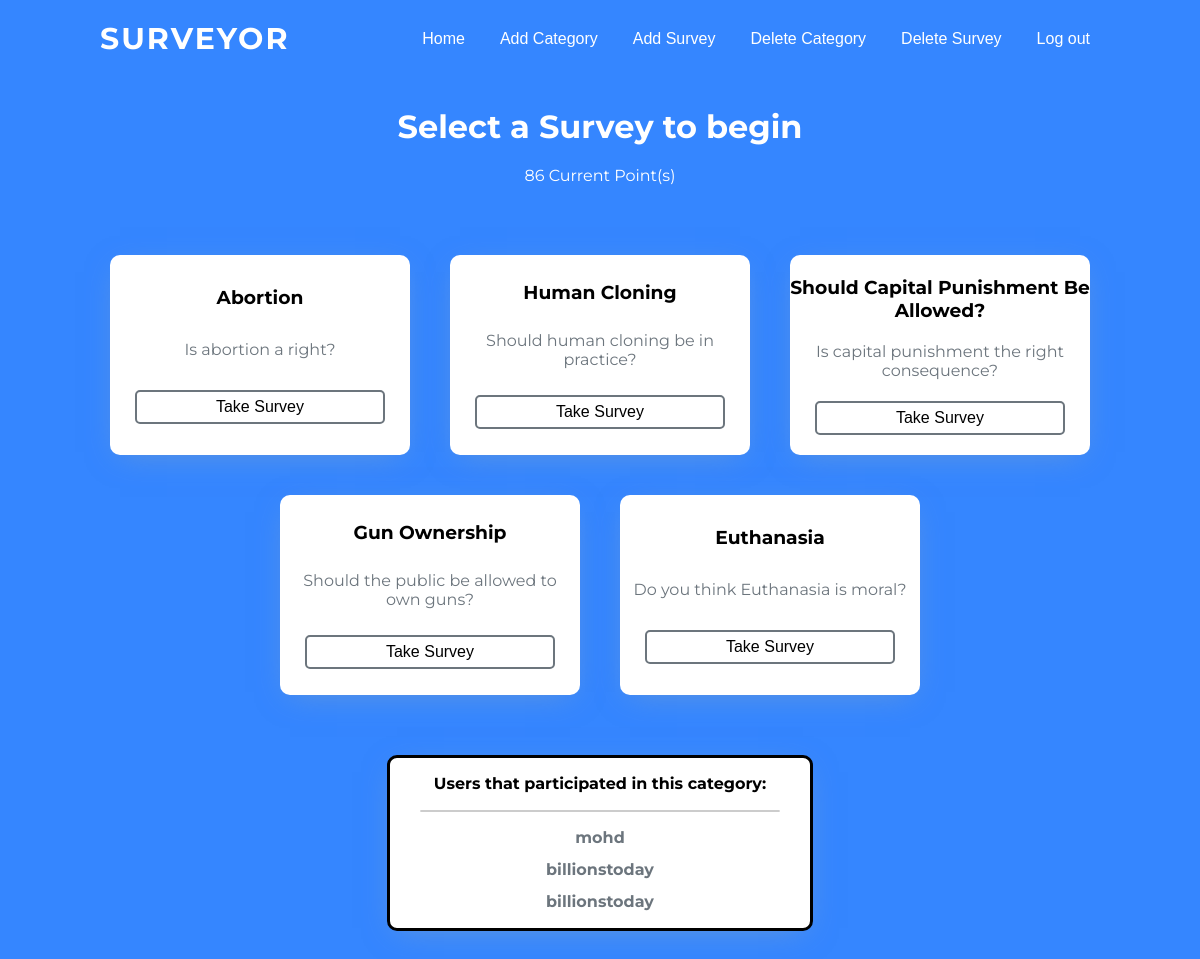
The app's page /surveys/5 (signed in) with its own data.
### surveyapp/models.py (models this page shows, shortened)
class User(AbstractUser):
    points = models.IntegerField(default=0)

class Survey(models.Model):
    title_name = models.CharField(max_length=200)
    category = models.ForeignKey(Category, on_delete=models.CASCADE)
    subtitle = models.CharField(max_length=100, null=True)
    people = models.IntegerField(default=0)
    question = models.CharField(max_length=200, default="")
    agree = models.IntegerField(default=0)
    stronglyagree = models.IntegerField(default=0)
    neutral = models.IntegerField(default=0)
    disagree = models.IntegerField(default=0)
    stronglydisagree = models.IntegerField(default=0)

### surveyapp/views.py (the view)
# urls.py: path("surveys/<str:topic>", views.Surveys, name="surveys"),
@login_required(login_url="/login")
def Surveys(request, topic):
    surveys = Survey.objects.filter(category=topic)
    category = Category.objects.get(id=topic)
    users = category.users
    x = users.split(',')
    return render(request, "surveyapp/surveys.html", {"surveys": surveys, "points": request.user.points, "users": x})

### surveyapp/templates/surveyapp/surveys.html
{% extends "surveyapp/base.html" %}
{% block body %}
<div class="title">
  <h1>Select a Survey to begin</h1>
  <p class="points">{{request.user.points}} Current Point(s)</p>
</div>
<div class="survey-topics">
  {% for s in surveys %}
  <div class="topic">
    <h3>{{s.title_name}}</h3>
    <p>{{s.subtitle}}</p>
    <a href="{% url 'singlesurvey' s.id %}">
      <input type="button" value="Take Survey" class="survey-button">
    </a>
  </div>
  {% endfor %}
</div>
<div class="participants">
  Users that participated in this category:
  <hr>
  {% for u in users %}
  <div class="names">
    {{u}}
  </div>
  {% endfor %}
</div>
{% endblock %}

### surveyapp/static/css/styles.css (style rules this page uses)
* { margin: 0; padding: 0; }
body { font-family: Montserrat; background-color: #3586ff; }
a { text-decoration: none; color: black; }
.title { text-align: center; color: white; padding: 30px 0 30px 0; }
.survey-topics { display: flex; flex-wrap: wrap; flex-direction: row-reverse; justify-content: center; align-items: center; }
.topic { display: flex; flex-direction: column; justify-content: space-evenly; align-items: center; text-align: center; width: 300px; margin: 20px; height: 200px; background-color: white; box-shadow: 0 7px 30px -10px rgba(150, 170, 180, 0.5); border-radius: 10px; }
.topic p { color: #6c757d; margin: 0 10px; }
.points { padding: 20px; }
.survey-button { border-radius: 5px; padding: 6px 12px; background-color: transparent; border: 2px solid #6c757d; transition: 0.2s; }
.participants { border: 3px solid black; line-height: 2; display: flex; justify-content: center; flex-direction: column; text-align: center; margin: 40px auto; width: 400px; text-align: center; font-weight: bold; padding: 10px; background-color: white; box-shadow: 0 7px 30px -10px rgba(150, 170, 180, 0.5); border-radius: 10px; }
.participants hr { margin: 10px 20px; border: 1px solid #cccccc; border-radius: 50px; background-color: #cccccc; }
.names { color: #6c757d; }
input { border: none; box-sizing: border-box; background-color: #ECF0F1; outline: none; border-radius: 6px; font-size: 16px; font-weight: 200; padding: 10px 10px; width: 250px; transition: border .5s; }

### records on screen
User: user.points "86"
Survey: title_name "Should Capital Punishment Be Allowed?", subtitle "Is capital punishment the right consequence?"
Survey: title_name "Human Cloning", subtitle "Should human cloning be in practice?"
Survey: title_name "Abortion", subtitle "Is abortion a right?"
Survey: title_name "Euthanasia", subtitle "Do you think Euthanasia is moral?"
Survey: title_name "Gun Ownership", subtitle "Should the public be allowed to own guns?"

### other values on screen
{{ u }} "mohd" "billionstoday" "billionstoday"
